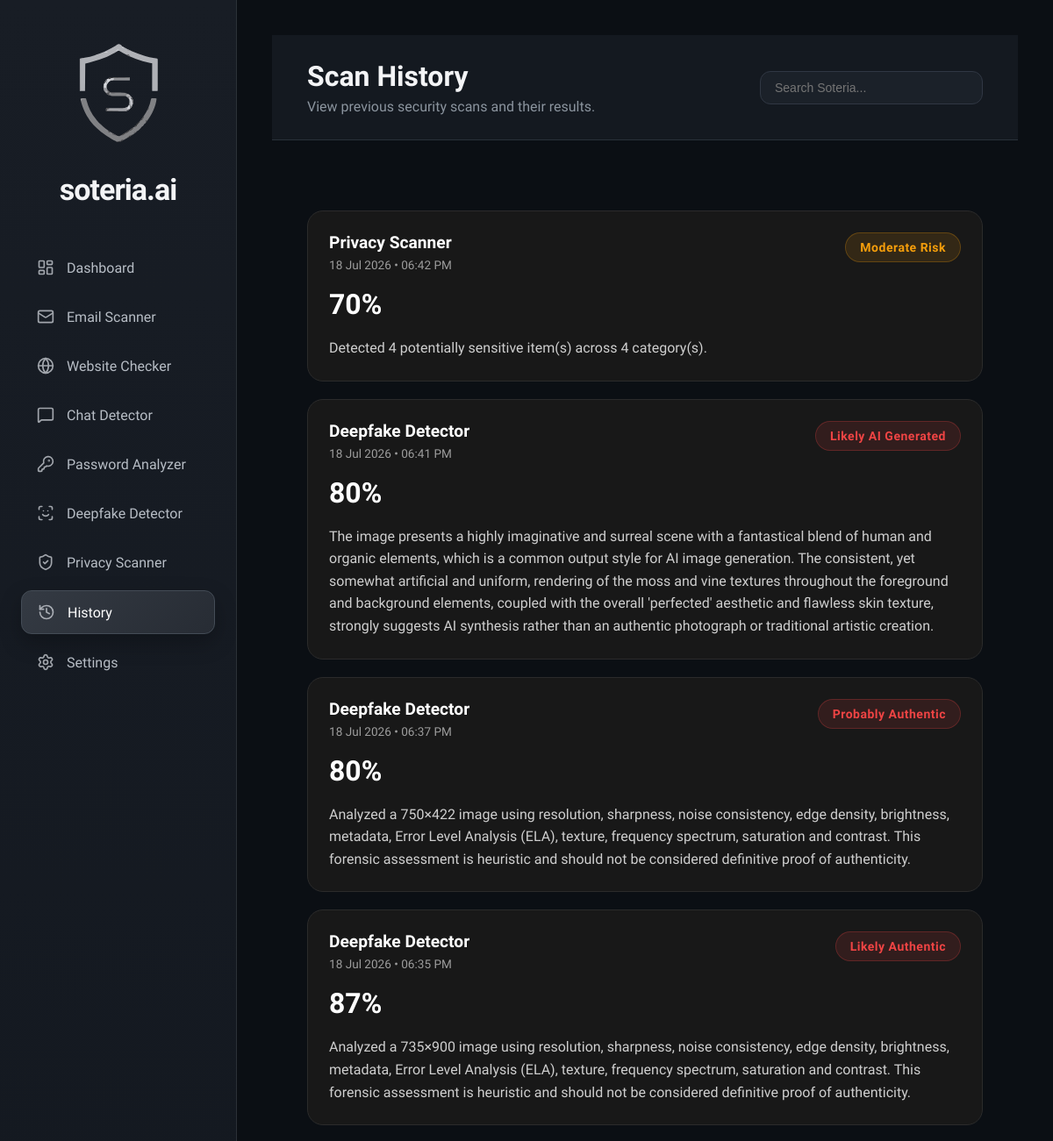
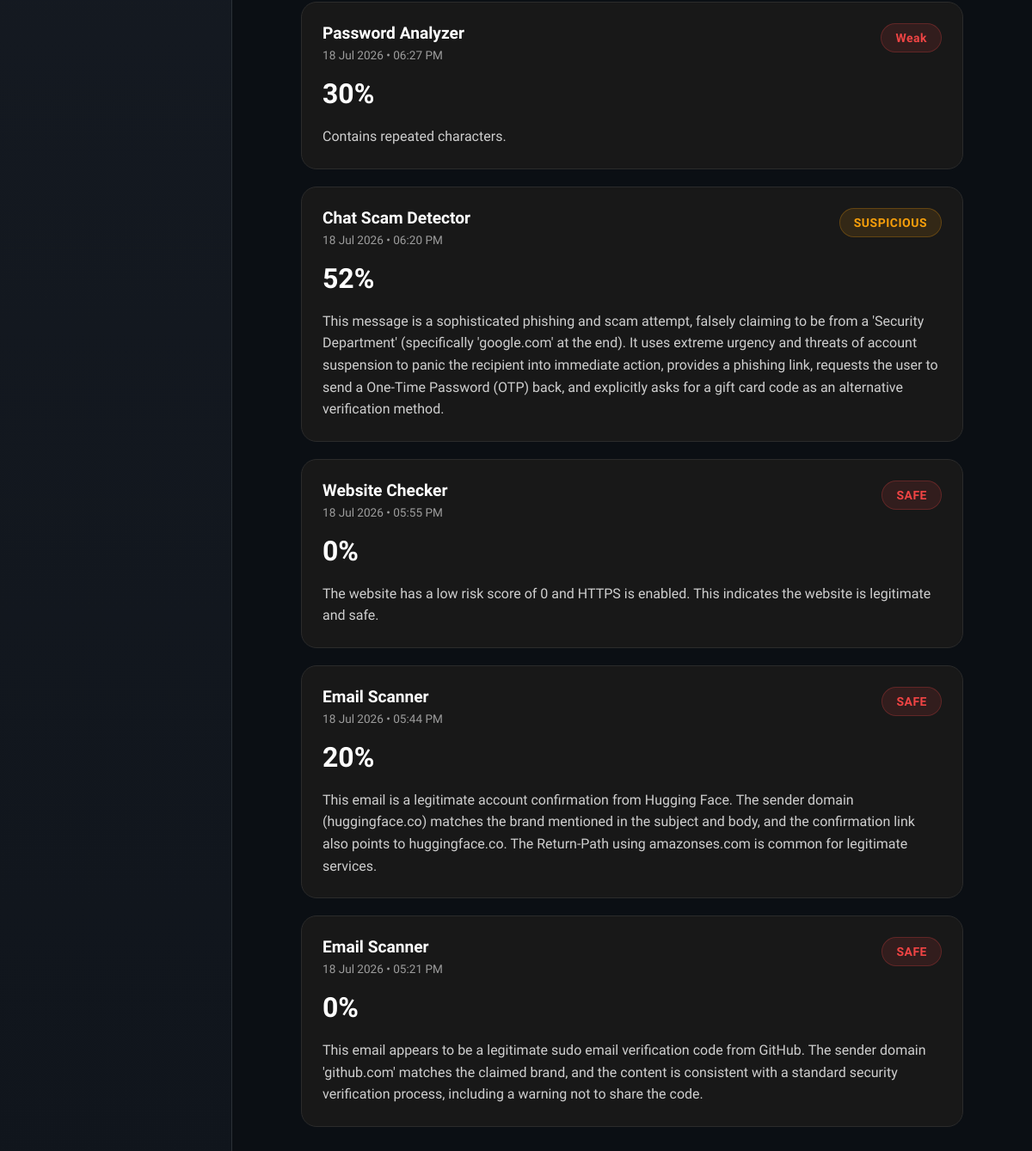
Before: /history with the older database file (2 pictures, top to bottom).
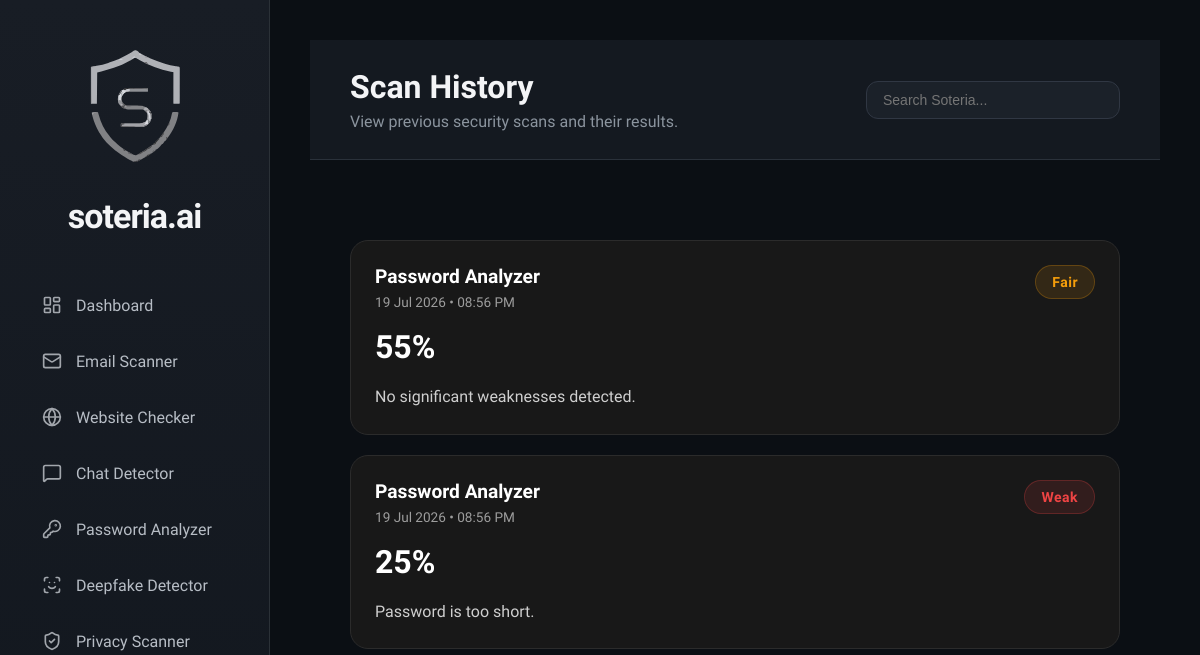
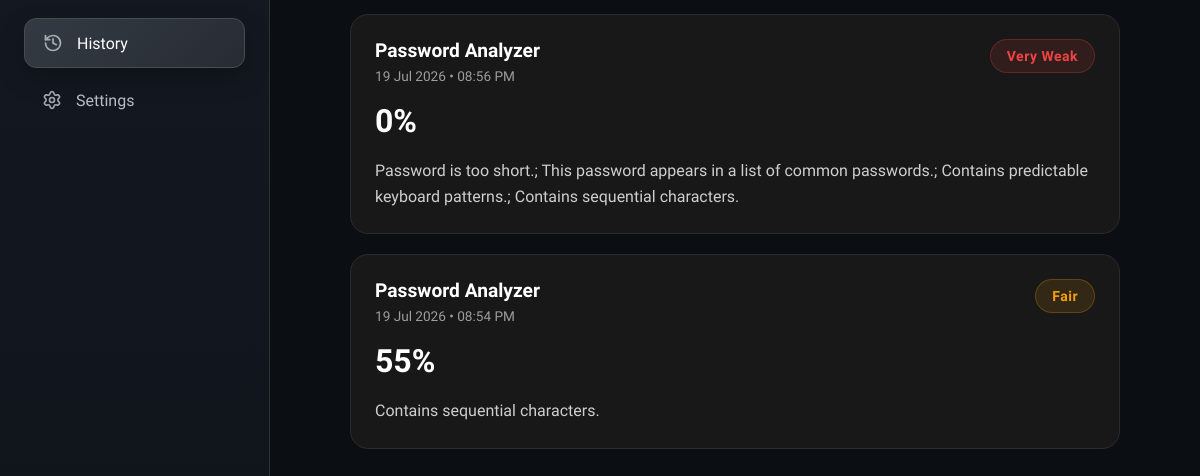
After: the same page with the newer database file (2 pictures, top to bottom).
### tables this page shows
CREATE TABLE history (

            id INTEGER PRIMARY KEY AUTOINCREMENT,

            module TEXT NOT NULL,

            score INTEGER,

            verdict TEXT,

            summary TEXT,

            filename TEXT,

            timestamp TEXT

        );

### routes/history.py (the view)
@history_bp.route("/history")
def history():
    scans = get_history()
    return render_template(
        "history.html",
        page_title="Scan History",
        page_subtitle="View previous security scans and their results.",
        scans=scans
    )

### database/database.py (called while the page is built)
def get_connection():
    connection = sqlite3.connect(DATABASE_PATH)
    connection.row_factory = sqlite3.Row
    return connection

def get_history():
    connection = get_connection()
    cursor = connection.cursor()
    cursor.execute(
        """

        SELECT *

        FROM history

        ORDER BY id DESC

        """
    )
    rows = cursor.fetchall()
    connection.close()
    return [dict(row) for row in rows]

### templates/history.html (shortened to what this page needs)
{% extends "base.html" %}
{% block page_content %}
<div class="page-container">
    {% if scans %}
    <div class="history-list">
        {% for scan in scans %}
        <div class="history-card">
            <div class="history-top">
                <div>
                    <h3>{{ scan.module }}</h3>
                    <span class="history-time">
                        {{ scan.timestamp }}
                    </span>
                </div>
                <span class="
            {% if scan.module == 'Deepfake Detector' %}
                {% if scan.score >= 80 %}
                    risk-high
                {% elif scan.score >= 50 %}
                    risk-medium
                {% else %}
                    risk-low
                {% endif %}
            {% else %}
                {% if scan.score >= 80 %}
                    risk-low
                {% elif scan.score >= 50 %}
                    risk-medium
                {% else %}
                    risk-high
                {% endif %}
            {% endif %}
        ">
                    {{ scan.verdict }}
                </span>
            </div>
            <div class="history-score">
                {{ scan.score }}%
            </div>
            <p class="history-summary">
                {{ scan.summary }}
            </p>
        </div>
        {% endfor %}
    </div>
    {% endif %}
</div>
{% endblock %}

### templates/base.html (shortened to what this page needs)
<!DOCTYPE html>
<html lang="en">
<head>
    <link rel="stylesheet"
          href="{{ url_for('static', filename='css/global.css') }}">
    <link rel="stylesheet"
          href="{{ url_for('static', filename='css/dashboard.css') }}">
    <link rel="stylesheet"
          href="{{ url_for('static', filename='css/scan.css') }}">
    <link rel="stylesheet"
        href="{{ url_for('static', filename='css/history.css') }}">
    <link rel="stylesheet"
        href="{{ url_for('static', filename='css/settings.css') }}">
</head>
<body>
<div class="app-layout">
    {% include "components/sidebar.html" %}
    <main class="main-content">
        {% include "components/topbar.html" %}
        {% block page_content %}
        {% endblock %}
    </main>
</div>
</body>
</html>

### templates/components/sidebar.html
<aside class="sidebar">
    <div class="logo">
        <img
            src="{{ url_for('static', filename='images/shield.svg') }}"
            alt="Soteria Logo">
        <h1>soteria.ai</h1>
    </div>
    <nav class="navigation">
        <a href="{{ url_for('home.dashboard') }}"
           class="{% if request.endpoint == 'home.dashboard' %}active{% endif %}">
            <img src="{{ url_for('static', filename='images/icons/layout-dashboard.svg') }}"
                 class="nav-icon"
                 alt="Dashboard">
            <span>Dashboard</span>
        </a>
        <a href="{{ url_for('email.email') }}"
           class="{% if request.endpoint == 'email.email' %}active{% endif %}">
            <img src="{{ url_for('static', filename='images/icons/mail.svg') }}"
                 class="nav-icon"
                 alt="Email">
            <span>Email Scanner</span>
        </a>
        <a href="{{ url_for('website.website') }}"
            class="{% if request.endpoint == 'website.website' %}active{% endif %}">
            <img src="{{ url_for('static', filename='images/icons/globe.svg') }}"
                 class="nav-icon"
                 alt="Website">
            <span>Website Checker</span>
        </a>
        <a href="{{ url_for('chat.chat') }}"
            class="{% if request.endpoint == 'chat.chat' %}active{% endif %}">
            <img src="{{ url_for('static', filename='images/icons/message-square.svg') }}"
                 class="nav-icon"
                 alt="Chat">
            <span>Chat Detector</span>
        </a>
        <a href="{{ url_for('password.password') }}"
            class="{% if request.endpoint == 'password.password' %}active{% endif %}">
            <img src="{{ url_for('static', filename='images/icons/key-round.svg') }}"
                 class="nav-icon"
                 alt="Password">
            <span>Password Analyzer</span>
        </a>
        <a href="{{ url_for('deepfake.deepfake') }}"
            class="{% if request.endpoint == 'deepfake.deepfake' %}active{% endif %}">
            <img src="{{ url_for('static', filename='images/icons/scan-face.svg') }}"
                 class="nav-icon"
                 alt="Deepfake">
            <span>Deepfake Detector</span>
        </a>
        <a href="{{ url_for('privacy.privacy') }}"
            class="{% if request.endpoint == 'privacy.privacy' %}active{% endif %}">
            <img src="{{ url_for('static', filename='images/icons/shield-check.svg') }}"
                 class="nav-icon"
                 alt="Privacy">
            <span>Privacy Scanner</span>
        </a>
        <a href="{{ url_for('history.history') }}"
            class="{% if request.endpoint == 'history.history' %}active{% endif %}">
            <img src="{{ url_for('static', filename='images/icons/history.svg') }}"
                 class="nav-icon"
                 alt="History">
            <span>History</span>
        </a>
        <a href="{{ url_for('settings.settings') }}"
            class="{% if request.endpoint == 'settings.settings' %}active{% endif %}">
            <img src="{{ url_for('static', filename='images/icons/settings.svg') }}"
                 class="nav-icon"
                 alt="Settings">
            <span>Settings</span>
        </a>
    </nav>
</aside>

### templates/components/topbar.html (shortened to what this page needs)
<header class="topbar">
    <div>
        <h2>{{ page_title }}</h2>
        <p>{{ page_subtitle }}</p>
    </div>
    <div class="topbar-actions">
        <div class="search-box">
            <input id="globalSearch" type="text" placeholder="Search Soteria...">
        </div>
    </div>
</header>

### static/css/global.css (style rules this page uses)
* { margin:0; padding:0; box-sizing:border-box; }
body { font-family:'Geist', sans-serif; background:#0B0F14; color:white; overflow-x:hidden; }
* { scrollbar-width: thin; scrollbar-color: #3A424D #13171D; }

### static/css/dashboard.css (style rules this page uses)
.sidebar { width:270px; background:linear-gradient( 180deg, #181D25, #10151C ); border-right:1px solid #2B3137; padding:32px 24px; box-sizing:border-box; display:flex; flex-direction:column; }
.logo { display: flex; flex-direction: column; align-items: center; justify-content: center; gap: 14px; margin-bottom: 50px; }
.logo h1 { margin: 0; font-size: 34px; font-weight: 700; color: #F3F4F6; letter-spacing: -1px; }
.logo img { width: 90px; height: auto; }
.navigation { display:flex; flex-direction:column; gap:8px; }
.navigation a { display:flex; align-items:center; gap:14px; text-decoration:none; color:#B7BDC5; padding:14px 18px; border-radius:12px; transition:all .25s ease; font-weight:500; }
.navigation .active { background:linear-gradient( 135deg, #343A43, #272C34 ); color:white; box-shadow:0 10px 25px rgba(0,0,0,.25); border:1px solid #444C56; }
.main-content { flex:1; padding:40px; background:#0B0F14; }
.topbar { margin-bottom:40px; }
.topbar h2 { margin:0; font-size:32px; font-weight:700; color:white; }
.logo img { width:150px; height:auto; object-fit:contain; user-select:none; pointer-events:none; }
.logo { display:flex; justify-content:center; margin-bottom:45px; }
.nav-icon { width:20px; height:20px; opacity:.75; transition:.25s; flex-shrink:0; }
.app-layout { display:flex; min-height:100vh; }
.main-content { flex:1; display:flex; flex-direction:column; overflow:auto; }
.topbar { display:flex; justify-content:space-between; align-items:center; padding:28px 40px; border-bottom:1px solid #2A313A; background:#141920; }
.topbar h2 { color:#F3F4F6; margin:0; }
.topbar p { margin-top:6px; color:#8B949E; }
.topbar-actions { display:flex; align-items:center; gap:14px; }
.search-box { display:flex; align-items:center; gap:10px; background:#1B2129; border:1px solid #303743; border-radius:12px; padding:10px 16px; }
.search-box input { background:none; border:none; outline:none; color:white; width:220px; font-size:14px; }
.search-box { position: relative; }

### static/css/scan.css (style rules this page uses)
.page-container { max-width: 1250px; margin: 0 auto; padding: 55px; }
.risk-low, .risk-medium, .risk-high { display: inline-flex; align-items: center; justify-content: center; padding: 8px 16px; border-radius: 999px; font-weight: 700; letter-spacing: .5px; font-size: 14px; width: fit-content; }
.risk-medium { color: #F59E0B; background: rgba(245,158,11,.12); border: 1px solid rgba(245,158,11,.25); }
.risk-high { color: #EF4444; background: rgba(239,68,68,.12); border: 1px solid rgba(239,68,68,.25); }
.page-container { max-width: 1100px; margin: 0 auto; padding: 40px; }
.risk-medium { color: #F59E0B; font-weight: 700; }
.risk-high { color: #EF4444; font-weight: 700; }

### static/css/history.css (style rules this page uses)
.history-list { display:flex; flex-direction:column; gap:20px; }
.history-card { background:#181818; border:1px solid #2b2b2b; border-radius:18px; padding:24px; transition:.2s ease; }
.history-top { display:flex; justify-content:space-between; align-items:flex-start; margin-bottom:18px; }
.history-top h3 { margin:0; color:white; font-size:1.2rem; }
.history-time { display:block; margin-top:6px; color:#9d9d9d; font-size:.85rem; }
.history-score { font-size:2rem; font-weight:700; color:white; margin-bottom:18px; }
.history-summary { color:#cfcfcf; line-height:1.6; margin:0; }

Changed rows visible on the page:
removed history: module "Privacy Scanner", timestamp "18 Jul 2026 • 06:42 PM", verdict "Moderate Risk", score "70", summary "Detected 4 potentially sensitive item(s) across 4 category(s)."
removed history: module "Deepfake Detector", timestamp "18 Jul 2026 • 06:41 PM", verdict "Likely AI Generated", score "80", summary "The image presents a highly imaginative and surreal scene with a fantastical blend of human and organic elements, which is a common output style for AI image generation. The consistent, yet somewhat artificial and uniform, rendering of the moss and vine textures throughout the foreground and background elements, coupled with the overall 'perfected' aesthetic and flawless skin texture, strongly suggests AI synthesis rather than an authentic photograph or traditional artistic creation."
removed history: module "Deepfake Detector", timestamp "18 Jul 2026 • 06:37 PM", verdict "Probably Authentic", score "80", summary "Analyzed a 750×422 image using resolution, sharpness, noise consistency, edge density, brightness, metadata, Error Level Analysis (ELA), texture, frequency spectrum, saturation and contrast. This forensic assessment is heuristic and should not be considered definitive proof of authenticity."
removed history: module "Deepfake Detector", timestamp "18 Jul 2026 • 06:35 PM", verdict "Likely Authentic", score "87", summary "Analyzed a 735×900 image using resolution, sharpness, noise consistency, edge density, brightness, metadata, Error Level Analysis (ELA), texture, frequency spectrum, saturation and contrast. This forensic assessment is heuristic and should not be considered definitive proof of authenticity."
removed history: module "Password Analyzer", timestamp "18 Jul 2026 • 06:27 PM", verdict "Weak", score "30", summary "Contains repeated characters."
removed history: module "Chat Scam Detector", timestamp "18 Jul 2026 • 06:20 PM", verdict "SUSPICIOUS", score "52", summary "This message is a sophisticated phishing and scam attempt, falsely claiming to be from a 'Security Department' (specifically 'google.com' at the end). It uses extreme urgency and threats of account suspension to panic the recipient into immediate action, provides a phishing link, requests the user to send a One-Time Password (OTP) back, and explicitly asks for a gift card code as an alternative verification method."
removed history: module "Website Checker", timestamp "18 Jul 2026 • 05:55 PM", verdict "SAFE", score "0", summary "The website has a low risk score of 0 and HTTPS is enabled. This indicates the website is legitimate and safe."
removed history: module "Email Scanner", timestamp "18 Jul 2026 • 05:44 PM", verdict "SAFE", score "20", summary "This email is a legitimate account confirmation from Hugging Face. The sender domain (huggingface.co) matches the brand mentioned in the subject and body, and the confirmation link also points to huggingface.co. The Return-Path using amazonses.com is common for legitimate services."
removed history: module "Email Scanner", timestamp "18 Jul 2026 • 05:21 PM", verdict "SAFE", score "0", summary "This email appears to be a legitimate sudo email verification code from GitHub. The sender domain 'github.com' matches the claimed brand, and the content is consistent with a standard security verification process, including a warning not to share the code."
added history: module "Password Analyzer", timestamp "19 Jul 2026 • 08:56 PM", verdict "Fair", score "55", summary "No significant weaknesses detected."
added history: module "Password Analyzer", timestamp "19 Jul 2026 • 08:56 PM", verdict "Weak", score "25", summary "Password is too short."
added history: module "Password Analyzer", timestamp "19 Jul 2026 • 08:56 PM", verdict "Very Weak", score "0", summary "Password is too short.; This password appears in a list of common passwords.; Contains predictable keyboard patterns.; Contains sequential characters."
added history: module "Password Analyzer", timestamp "19 Jul 2026 • 08:54 PM", verdict "Fair", score "55", summary "Contains sequential characters."
